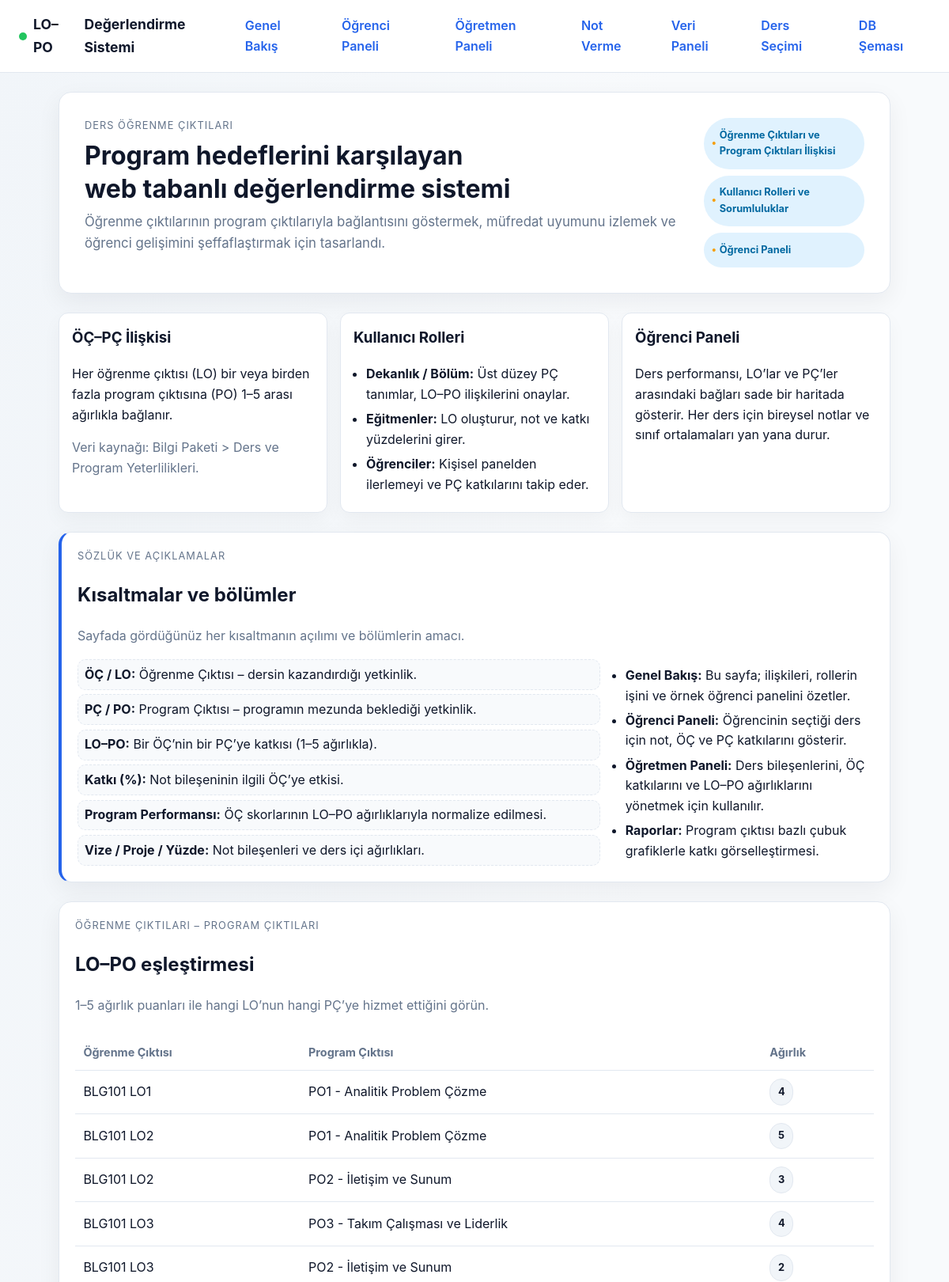
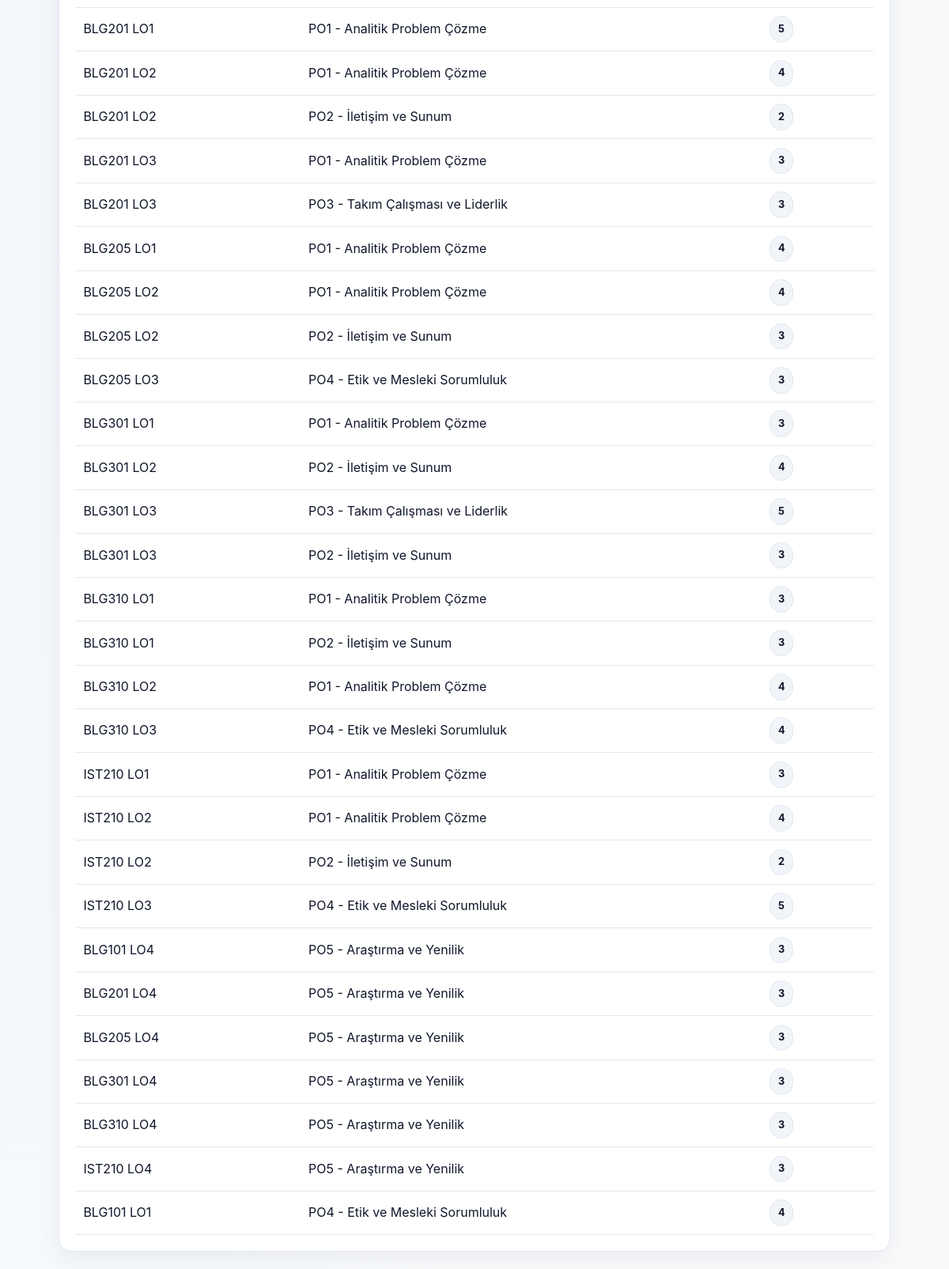
The page / (upper part) on the database its author committed (2 pictures, top to bottom).
### assessment/models.py (models this page shows, shortened)
class LearningOutcomeProgramOutcome(models.Model):
    learning_outcome = models.ForeignKey(LearningOutcome, related_name="program_links", on_delete=models.CASCADE)
    program_outcome = models.ForeignKey(ProgramOutcome, related_name="learning_links", on_delete=models.CASCADE)
    weight = models.PositiveSmallIntegerField(
        validators=[MinValueValidator(1), MaxValueValidator(5)],
        help_text="1-5 arası katkı ağırlığı",
    )
    class Meta:
        unique_together = ("learning_outcome", "program_outcome")
        verbose_name = "ÖÇ - PÇ ilişkisi"
        verbose_name_plural = "ÖÇ - PÇ ilişkileri"

class LearningOutcome(models.Model):
    course = models.ForeignKey(Course, related_name="learning_outcomes", on_delete=models.CASCADE)
    code = models.CharField(max_length=10)
    description = models.TextField()
    class Meta:
        ordering = ["course__code", "code"]
        unique_together = ("course", "code")

class Course(models.Model):
    code = models.CharField(max_length=15)
    name = models.CharField(max_length=255)
    term = models.CharField(max_length=50, blank=True)
    class Meta:
        ordering = ["code"]

class ProgramOutcome(models.Model):
    code = models.CharField(max_length=10)
    title = models.CharField(max_length=255)
    description = models.TextField(blank=True)
    class Meta:
        ordering = ["code"]

### assessment/views.py (the view)
# urls.py: path("", views.dashboard, name="dashboard"),
def dashboard(request):
    bootstrap_demo_data()
    student = Student.objects.first()
    if not student:
        return render(request, "assessment/dashboard.html", {"student": None, "enrollments": []})
    enrollments = (
        Enrollment.objects.filter(student=student)
        .select_related("course")
        .prefetch_related("course__learning_outcomes__program_links__program_outcome")
    )
    enrollment_data = []
    lo_scores = {}
    for enrollment in enrollments:
        lo_score_map = calculate_learning_outcome_scores(enrollment)
        lo_scores.update(lo_score_map)
        outcomes = []
        for lo in enrollment.course.learning_outcomes.all():
            mappings = lo.program_links.select_related("program_outcome")
            outcomes.append(
                {
                    "obj": lo,
                    "mappings": mappings,
                    "score": round(lo_score_map.get(lo.id, 0), 1),
                }
            )
        enrollment_data.append(
            {
                "course": enrollment.course,
                "assessments": enrollment_assessment_breakdown(enrollment),
                "learning_outcomes": outcomes,
            }
        )
    po_performance = calculate_po_performance(lo_scores)
    program_outcomes = ProgramOutcome.objects.all()
    learning_outcome_links = LearningOutcomeProgramOutcome.objects.select_related(
        "learning_outcome", "program_outcome"
    )
    context = {
        "student": student,
        "enrollments": enrollment_data,
        "program_outcomes": program_outcomes,
        "learning_outcome_links": learning_outcome_links,
        "po_performance": po_performance,
        "courses": Course.objects.all(),
    }
    return render(request, "assessment/dashboard.html", context)

### assessment/views.py (called while the page is built, shortened)
def bootstrap_demo_data():
    if Course.objects.exists():
        return

def calculate_learning_outcome_scores(enrollment: Enrollment):
    scores = {}
    contributions = (
        LearningOutcomeContribution.objects.select_related("assessment_component", "learning_outcome")
        .filter(assessment_component__course=enrollment.course)
        .all()
    )
    for contribution in contributions:
        try:
            student_score = StudentAssessment.objects.get(
                enrollment=enrollment, assessment_component=contribution.assessment_component
            ).score
        except StudentAssessment.DoesNotExist:
            continue
        comp_weight = contribution.assessment_component.weight_percent / 100
        lo_weight = contribution.contribution_percent / 100
        total = scores.get(contribution.learning_outcome_id, 0)
        scores[contribution.learning_outcome_id] = total + student_score * comp_weight * lo_weight
    return scores

def calculate_po_performance(lo_scores):
    po_scores = defaultdict(lambda: {"total": 0.0, "weight": 0.0, "po": None})
    mappings = LearningOutcomeProgramOutcome.objects.select_related("program_outcome", "learning_outcome")
    for mapping in mappings:
        score = lo_scores.get(mapping.learning_outcome_id)
        if score is None:
            continue
        po_scores[mapping.program_outcome_id]["total"] += score * mapping.weight
        po_scores[mapping.program_outcome_id]["weight"] += mapping.weight
        po_scores[mapping.program_outcome_id]["po"] = mapping.program_outcome
    results = []
    for item in po_scores.values():
        normalized = item["total"] / item["weight"] if item["weight"] else 0
        results.append({"program_outcome": item["po"], "score": round(normalized, 1)})
    return sorted(results, key=lambda x: x["program_outcome"].code)

### templates/assessment/dashboard.html (shortened to what this page needs)
{% extends "base.html" %}
{% block content %}
<section class="hero" id="dersler">
    <div>
        <p class="eyebrow">Ders Öğrenme Çıktıları</p>
        <h1>Program hedeflerini karşılayan<br>web tabanlı değerlendirme sistemi</h1>
        <p class="lede">Öğrenme çıktılarının program çıktılarıyla bağlantısını göstermek, müfredat uyumunu izlemek ve öğrenci gelişimini şeffaflaştırmak için tasarlandı.</p>
    </div>
    <div class="pill-group">
        <span class="pill">Öğrenme Çıktıları ve Program Çıktıları İlişkisi</span>
        <span class="pill">Kullanıcı Rolleri ve Sorumluluklar</span>
        <span class="pill">Öğrenci Paneli</span>
    </div>
</section>
<section class="cards">
    <article class="card">
        <h3>ÖÇ–PÇ İlişkisi</h3>
        <p>Her öğrenme çıktısı (LO) bir veya birden fazla program çıktısına (PO) 1–5 arası ağırlıkla bağlanır.</p>
        <p class="muted">Veri kaynağı: Bilgi Paketi &gt; Ders ve Program Yeterlilikleri.</p>
    </article>
    <article class="card">
        <h3>Kullanıcı Rolleri</h3>
        <ul class="plain">
            <li><strong>Dekanlık / Bölüm:</strong> Üst düzey PÇ tanımlar, LO–PO ilişkilerini onaylar.</li>
            <li><strong>Eğitmenler:</strong> LO oluşturur, not ve katkı yüzdelerini girer.</li>
            <li><strong>Öğrenciler:</strong> Kişisel panelden ilerlemeyi ve PÇ katkılarını takip eder.</li>
        </ul>
    </article>
    <article class="card">
        <h3>Öğrenci Paneli</h3>
        <p>Ders performansı, LO’lar ve PÇ’ler arasındaki bağları sade bir haritada gösterir. Her ders için bireysel notlar ve sınıf ortalamaları yan yana durur.</p>
    </article>
</section>
<section class="panel info-panel">
    <header class="panel-header">
        <div>
            <p class="eyebrow">Sözlük ve açıklamalar</p>
            <h2>Kısaltmalar ve bölümler</h2>
            <p class="muted">Sayfada gördüğünüz her kısaltmanın açılımı ve bölümlerin amacı.</p>
        </div>
    </header>
    <div class="two-col">
        <div>
            <ul class="definitions">
                <li><strong>ÖÇ / LO:</strong> Öğrenme Çıktısı – dersin kazandırdığı yetkinlik.</li>
                <li><strong>PÇ / PO:</strong> Program Çıktısı – programın mezunda beklediği yetkinlik.</li>
                <li><strong>LO–PO:</strong> Bir ÖÇ’nin bir PÇ’ye katkısı (1–5 ağırlıkla).</li>
                <li><strong>Katkı (%):</strong> Not bileşeninin ilgili ÖÇ’ye etkisi.</li>
                <li><strong>Program Performansı:</strong> ÖÇ skorlarının LO–PO ağırlıklarıyla normalize edilmesi.</li>
                <li><strong>Vize / Proje / Yüzde:</strong> Not bileşenleri ve ders içi ağırlıkları.</li>
            </ul>
        </div>
        <div>
            <ul class="plain">
                <li><strong>Genel Bakış:</strong> Bu sayfa; ilişkileri, rollerin işini ve örnek öğrenci panelini özetler.</li>
                <li><strong>Öğrenci Paneli:</strong> Öğrencinin seçtiği ders için not, ÖÇ ve PÇ katkılarını gösterir.</li>
                <li><strong>Öğretmen Paneli:</strong> Ders bileşenlerini, ÖÇ katkılarını ve LO–PO ağırlıklarını yönetmek için kullanılır.</li>
                <li><strong>Raporlar:</strong> Program çıktısı bazlı çubuk grafiklerle katkı görselleştirmesi.</li>
            </ul>
        </div>
    </div>
</section>
<section class="panel" id="learning-outcomes">
    <header class="panel-header">
        <div>
            <p class="eyebrow">Öğrenme Çıktıları – Program Çıktıları</p>
            <h2>LO–PO eşleştirmesi</h2>
            <p class="muted">1–5 ağırlık puanları ile hangi LO’nun hangi PÇ’ye hizmet ettiğini görün.</p>
        </div>
    </header>
    <div class="table-wrapper">
        <table>
            <thead>
                <tr>
                    <th>Öğrenme Çıktısı</th>
                    <th>Program Çıktısı</th>
                    <th>Ağırlık</th>
                </tr>
            </thead>
            <tbody>
            {% for link in learning_outcome_links %}
                <tr>
                    <td>{{ link.learning_outcome.course.code }} {{ link.learning_outcome.code }}</td>
                    <td>{{ link.program_outcome.code }} - {{ link.program_outcome.title }}</td>
                    <td><span class="badge">{{ link.weight }}</span></td>
                </tr>
            {% empty %}
                <tr><td colspan="3" class="muted">Henüz ilişki yok.</td></tr>
            {% endfor %}
            </tbody>
        </table>
    </div>
</section>
{% endblock %}

### static/assessment/styles.css (style rules this page uses)
:root { --bg: #f8fafc; --panel: #ffffff; --border: #e2e8f0; --text: #0f172a; --muted: #64748b; --primary: #2563eb; --accent: #f59e0b; --success: #22c55e; }
* { box-sizing: border-box; }
body { margin: 0; font-family: "Inter", system-ui, -apple-system, BlinkMacSystemFont, "Segoe UI", sans-serif; background: radial-gradient(ellipse at top left, #f1f5f9, #f8fafc 50%); color: var(--text); line-height: 1.6; }
.hero { display: flex; justify-content: space-between; gap: 2rem; padding: 2rem; background: var(--panel); border: 1px solid var(--border); border-radius: 16px; box-shadow: 0 10px 30px rgba(15, 23, 42, 0.06); }
.hero h1 { margin: 0; font-size: 2rem; line-height: 1.3; }
.hero .lede { color: var(--muted); margin-top: 0.5rem; }
.eyebrow { text-transform: uppercase; letter-spacing: 0.08em; color: var(--muted); font-size: 0.8rem; margin: 0 0 0.4rem; }
.lede { font-size: 1.05rem; }
.pill-group { display: grid; gap: 0.5rem; }
.pill, .badge { display: inline-flex; align-items: center; gap: 0.25rem; padding: 0.35rem 0.6rem; border-radius: 999px; background: #e0f2fe; color: #0369a1; font-weight: 700; font-size: 0.8rem; }
.badge { background: #f1f5f9; color: #0f172a; border: 1px solid var(--border); }
.cards { display: grid; grid-template-columns: repeat(auto-fit, minmax(250px, 1fr)); gap: 1rem; margin: 1.5rem 0; }
.card { background: var(--panel); border: 1px solid var(--border); border-radius: 12px; padding: 1rem; box-shadow: 0 10px 25px rgba(0,0,0,0.04); }
.card h3 { margin-top: 0; }
.muted { color: var(--muted); }
.plain { padding-left: 1rem; margin: 0.5rem 0 0; color: var(--text); }
.plain li { margin-bottom: 0.35rem; }
.panel { background: var(--panel); border: 1px solid var(--border); border-radius: 16px; padding: 1.25rem; margin: 1.5rem 0; box-shadow: 0 10px 30px rgba(15, 23, 42, 0.06); }
.panel-header { display: flex; justify-content: space-between; align-items: center; gap: 1rem; }
.table-wrapper { overflow-x: auto; }
table { width: 100%; border-collapse: collapse; margin-top: 0.5rem; }
th, td { text-align: left; padding: 0.65rem; border-bottom: 1px solid var(--border); }
th { font-size: 0.9rem; color: var(--muted); }
.two-col { display: grid; grid-template-columns: 2fr 1fr; gap: 1rem; align-items: start; }
.pill-group .pill::before { content: "•"; color: var(--accent); }
.info-panel { border-left: 4px solid var(--primary); }
.definitions { list-style: none; padding-left: 0; margin: 0; display: grid; gap: 0.35rem; }
.definitions li { padding: 0.35rem 0.5rem; border: 1px dashed var(--border); border-radius: 10px; background: #f8fafc; }

### rows shown on the page
LearningOutcomeProgramOutcome: learning_outcome.course.code "BLG101", learning_outcome.code "LO1", program_outcome.code "PO1", program_outcome "Analitik Problem Çözme", weight "4"
LearningOutcomeProgramOutcome: learning_outcome.course.code "BLG101", learning_outcome.code "LO2", program_outcome.code "PO1", program_outcome "Analitik Problem Çözme", weight "5"
LearningOutcomeProgramOutcome: learning_outcome.course.code "BLG101", learning_outcome.code "LO2", program_outcome.code "PO2", program_outcome "İletişim ve Sunum", weight "3"
LearningOutcomeProgramOutcome: learning_outcome.course.code "BLG101", learning_outcome.code "LO3", program_outcome.code "PO3", program_outcome "Takım Çalışması ve Liderlik", weight "4"
LearningOutcomeProgramOutcome: learning_outcome.course.code "BLG101", learning_outcome.code "LO3", program_outcome.code "PO2", program_outcome "İletişim ve Sunum", weight "2"
LearningOutcomeProgramOutcome: learning_outcome.course.code "BLG201", learning_outcome.code "LO1", program_outcome.code "PO1", program_outcome "Analitik Problem Çözme", weight "5"
LearningOutcomeProgramOutcome: learning_outcome.course.code "BLG201", learning_outcome.code "LO2", program_outcome.code "PO1", program_outcome "Analitik Problem Çözme", weight "4"
LearningOutcomeProgramOutcome: learning_outcome.course.code "BLG201", learning_outcome.code "LO2", program_outcome.code "PO2", program_outcome "İletişim ve Sunum", weight "2"
LearningOutcomeProgramOutcome: learning_outcome.course.code "BLG201", learning_outcome.code "LO3", program_outcome.code "PO1", program_outcome "Analitik Problem Çözme", weight "3"
LearningOutcomeProgramOutcome: learning_outcome.course.code "BLG201", learning_outcome.code "LO3", program_outcome.code "PO3", program_outcome "Takım Çalışması ve Liderlik", weight "3"
LearningOutcomeProgramOutcome: learning_outcome.course.code "BLG205", learning_outcome.code "LO1", program_outcome.code "PO1", program_outcome "Analitik Problem Çözme", weight "4"
LearningOutcomeProgramOutcome: learning_outcome.course.code "BLG205", learning_outcome.code "LO2", program_outcome.code "PO1", program_outcome "Analitik Problem Çözme", weight "4"
LearningOutcomeProgramOutcome: learning_outcome.course.code "BLG205", learning_outcome.code "LO2", program_outcome.code "PO2", program_outcome "İletişim ve Sunum", weight "3"
LearningOutcomeProgramOutcome: learning_outcome.course.code "BLG205", learning_outcome.code "LO3", program_outcome.code "PO4", program_outcome "Etik ve Mesleki Sorumluluk", weight "3"
LearningOutcomeProgramOutcome: learning_outcome.course.code "BLG301", learning_outcome.code "LO1", program_outcome.code "PO1", program_outcome "Analitik Problem Çözme", weight "3"
LearningOutcomeProgramOutcome: learning_outcome.course.code "BLG301", learning_outcome.code "LO2", program_outcome.code "PO2", program_outcome "İletişim ve Sunum", weight "4"
LearningOutcomeProgramOutcome: learning_outcome.course.code "BLG301", learning_outcome.code "LO3", program_outcome.code "PO3", program_outcome "Takım Çalışması ve Liderlik", weight "5"
LearningOutcomeProgramOutcome: learning_outcome.course.code "BLG301", learning_outcome.code "LO3", program_outcome.code "PO2", program_outcome "İletişim ve Sunum", weight "3"
LearningOutcomeProgramOutcome: learning_outcome.course.code "BLG310", learning_outcome.code "LO1", program_outcome.code "PO1", program_outcome "Analitik Problem Çözme", weight "3"
LearningOutcomeProgramOutcome: learning_outcome.course.code "BLG310", learning_outcome.code "LO1", program_outcome.code "PO2", program_outcome "İletişim ve Sunum", weight "3"
LearningOutcomeProgramOutcome: learning_outcome.course.code "BLG310", learning_outcome.code "LO2", program_outcome.code "PO1", program_outcome "Analitik Problem Çözme", weight "4"
LearningOutcomeProgramOutcome: learning_outcome.course.code "BLG310", learning_outcome.code "LO3", program_outcome.code "PO4", program_outcome "Etik ve Mesleki Sorumluluk", weight "4"
LearningOutcomeProgramOutcome: learning_outcome.course.code "IST210", learning_outcome.code "LO1", program_outcome.code "PO1", program_outcome "Analitik Problem Çözme", weight "3"
LearningOutcomeProgramOutcome: learning_outcome.course.code "IST210", learning_outcome.code "LO2", program_outcome.code "PO1", program_outcome "Analitik Problem Çözme", weight "4"
LearningOutcomeProgramOutcome: learning_outcome.course.code "IST210", learning_outcome.code "LO2", program_outcome.code "PO2", program_outcome "İletişim ve Sunum", weight "2"
LearningOutcomeProgramOutcome: learning_outcome.course.code "IST210", learning_outcome.code "LO3", program_outcome.code "PO4", program_outcome "Etik ve Mesleki Sorumluluk", weight "5"
LearningOutcomeProgramOutcome: learning_outcome.course.code "BLG101", learning_outcome.code "LO4", program_outcome.code "PO5", program_outcome "Araştırma ve Yenilik", weight "3"
LearningOutcomeProgramOutcome: learning_outcome.course.code "BLG201", learning_outcome.code "LO4", program_outcome.code "PO5", program_outcome "Araştırma ve Yenilik", weight "3"
LearningOutcomeProgramOutcome: learning_outcome.course.code "BLG205", learning_outcome.code "LO4", program_outcome.code "PO5", program_outcome "Araştırma ve Yenilik", weight "3"
LearningOutcomeProgramOutcome: learning_outcome.course.code "BLG301", learning_outcome.code "LO4", program_outcome.code "PO5", program_outcome "Araştırma ve Yenilik", weight "3"
LearningOutcomeProgramOutcome: learning_outcome.course.code "BLG310", learning_outcome.code "LO4", program_outcome.code "PO5", program_outcome "Araştırma ve Yenilik", weight "3"
LearningOutcomeProgramOutcome: learning_outcome.course.code "IST210", learning_outcome.code "LO4", program_outcome.code "PO5", program_outcome "Araştırma ve Yenilik", weight "3"
LearningOutcomeProgramOutcome: learning_outcome.course.code "BLG101", learning_outcome.code "LO1", program_outcome.code "PO4", program_outcome "Etik ve Mesleki Sorumluluk", weight "4"
